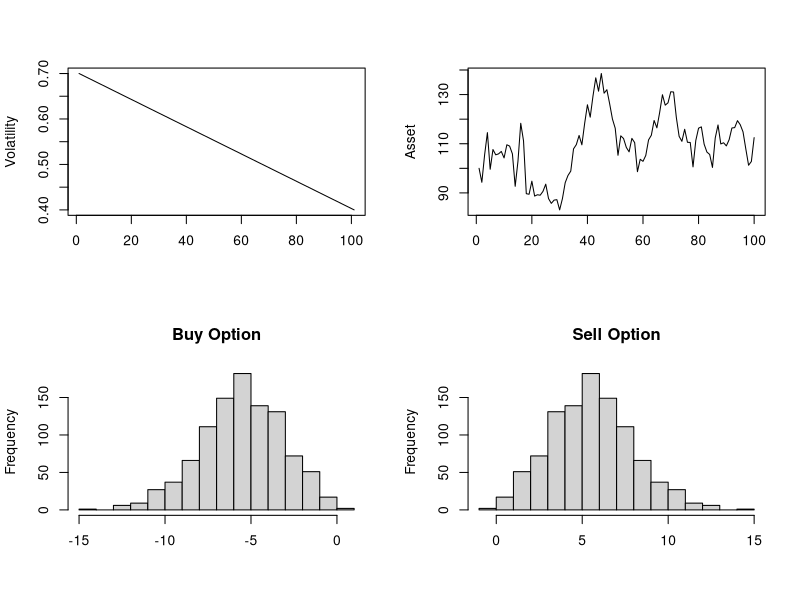

Write R code to recreate this figure.
s0 = 100
n = 100
nc = 1000 # experiments count

rate = 0
drift = 0.2
strike = 100
timestep = 0.01
expiry = 1
volStart = 0.7
volEnd = 0.4
#vols = c(
#  seq(volStart, volStart + (volEnd - volStart) / 2, by = (volEnd - volStart) / n),
#  seq(volStart + (volEnd - volStart) / 2, volStart, by = (volStart - volEnd) / n))
vols = seq(volStart, volEnd, by = (volEnd - volStart) / n)
#vols = runif(n, volStart, volEnd)

# calculate stock price
nextPrice <- function (s, volatility) {
  s * (1 + drift * timestep + volatility * sqrt(timestep) * rnorm(1))
}

# BS d1
d1 <- function (S, E, r, volatility, expiry, t) {
  (log(S / E) + (r + 0.5 * volatility ^ 2) * (expiry - t)) / (volatility * sqrt(expiry - t))
}

# BS d2
d2 <- function (d1, volatility, expiry, t) {
  d1 - volatility * sqrt(expiry - t)
}

# call
C <- function (S, d1, d2, E, r, expiry, t) {
  S * pnorm(d1) - E * exp(-r * (expiry - t)) * pnorm(d2)
}

# put
P <- function (S, d1, d2, E, r, expiry, t) {
  -S * pnorm(-d1) + E * exp(-r * (expiry - t)) * pnorm(-d2)
}

# delta call
DeltaCall <- function (d1) {
  pnorm(d1)
}

# delta put
DeltaPut <- function (d1) {
  pnorm(d1) - 1
}

s = array(n)
calls = array(n)
puts = array(n)

buyCallDeltas = array(n)
buyPutDeltas = array(n)
sellCallDeltas = array(n)
sellPutDeltas = array(n)

buyCall = array(n)
buyPut = array(n)
sellCall = array(n)
sellPut = array(n)

t = seq(0, timestep * (n - 1), by = timestep)

buyCallIncomeResults = array(nc)
buyPutIncomeResults = array(nc)
sellCallIncomeResults = array(nc)
sellPutIncomeResults = array(nc)

for (j in 1:nc) {
  for (i in 1:n) {
    if (i == 1) {
      s[i] = s0
    }
    else {
      s[i] = nextPrice(s[i - 1], vols[i])
    }
    
    sd1 = d1(s[i], strike, rate, vols[i], expiry, t[i])
    sd2 = d2(sd1, vols[i], expiry, t[i])
    
    calls[i] = C(s[i], sd1, sd2, strike, rate, expiry, t[i])
    puts[i] = P(s[i], sd1, sd2, strike, rate, expiry, t[i])
    
    buyCallDeltas[i] = DeltaCall(sd1)
    buyPutDeltas[i] = DeltaPut(sd1)
    sellCallDeltas[i] = DeltaCall(sd1)
    sellPutDeltas[i] = DeltaPut(sd1)
    
    if (i == 1) {
      buyCall[i] = 0 - (calls[i] - buyCallDeltas[i] * s[i])
      buyPut[i] = 0 - (puts[i] - buyPutDeltas[i] * s[i])
      sellCall[i] = calls[i] - sellCallDeltas[i] * s[i]
      sellPut[i] = puts[i] - sellPutDeltas[i] * s[i]
    }
    else {
      buyCall[i] = buyCall[i - 1] + (buyCallDeltas[i] - buyCallDeltas[i - 1]) * s[i]
      buyPut[i] = buyPut[i - 1] + (buyPutDeltas[i] - buyPutDeltas[i - 1]) * s[i]
      sellCall[i] = sellCall[i - 1] - (sellCallDeltas[i] - sellCallDeltas[i - 1]) * s[i]
      sellPut[i] = sellPut[i - 1] - (sellPutDeltas[i] - sellPutDeltas[i - 1]) * s[i]
    }
  }
  
  buyCallIncomeResults[j] = buyCall[n] + calls[n] - buyCallDeltas[n] * s[n]
  buyPutIncomeResults[j] = buyPut[n] + puts[n] - buyPutDeltas[n] * s[n]
  sellCallIncomeResults[j] = sellCall[n] - calls[n] + sellCallDeltas[n] * s[n]
  sellPutIncomeResults[j] = sellPut[n] - puts[n] + sellPutDeltas[n] * s[n]
}

xrange = range(t)
yrange = range(0:max(s))

par(mfrow=c(2,2))

plot(vols, type = "line", xlab = "", ylab = "Volatility")
plot(s, type = "line", xlab = "", ylab = "Asset")

hist(buyCallIncomeResults, xlab = "", main = "Buy Option")
#hist(buyPutIncomeResults)
hist(sellCallIncomeResults, xlab = "", main = "Sell Option")
#hist(sellPutIncomeResults)

#plot(buyCallDeltas, type = "lines", xlab = "", ylab = "Delta Call")

#plot(calls, type="lines", xlab = "", ylab = "Call")
#plot(buyCall, type = "lines", xlab = "", ylab = "Buy Call Portfolio")
#legend('bottomright', legend = paste('Buy Call Income = ', totalCall))

#plot(puts, type="lines", xlab = "", ylab = "Put")
#plot(buyPut, type = "lines", xlab = "", ylab = "Buy Put Portfolio")
#legend('bottomright', legend = paste('Buy Put Income = ', totalPut))

#plot(sellCall, type = "lines", xlab = "", ylab = "Sell Call Portfolio")
#legend('bottomright', legend = paste('Sell Call Income = ', totalSellCall))

#plot(sellPut, type = "lines", xlab = "", ylab = "Sell Put Portfolio")
#legend('bottomright', legend = paste('Sell Put Income = ', totalSellPut))